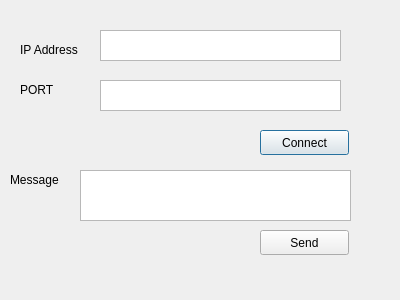
<?xml version="1.0" encoding="UTF-8"?>
<ui version="4.0">
 <class>Dialog</class>
 <widget class="QDialog" name="Dialog">
  <property name="geometry">
   <rect>
    <x>0</x>
    <y>0</y>
    <width>400</width>
    <height>300</height>
   </rect>
  </property>
  <property name="windowTitle">
   <string>Dialog</string>
  </property>
  <widget class="QLabel" name="label">
   <property name="geometry">
    <rect>
     <x>20</x>
     <y>40</y>
     <width>71</width>
     <height>20</height>
    </rect>
   </property>
   <property name="text">
    <string>IP Address</string>
   </property>
  </widget>
  <widget class="QLabel" name="label_2">
   <property name="geometry">
    <rect>
     <x>20</x>
     <y>80</y>
     <width>81</width>
     <height>20</height>
    </rect>
   </property>
   <property name="text">
    <string>PORT</string>
   </property>
  </widget>
  <widget class="QTextEdit" name="textEditIP">
   <property name="geometry">
    <rect>
     <x>100</x>
     <y>30</y>
     <width>241</width>
     <height>31</height>
    </rect>
   </property>
  </widget>
  <widget class="QTextEdit" name="textEditPort">
   <property name="geometry">
    <rect>
     <x>100</x>
     <y>80</y>
     <width>241</width>
     <height>31</height>
    </rect>
   </property>
  </widget>
  <widget class="QPushButton" name="Connect">
   <property name="geometry">
    <rect>
     <x>260</x>
     <y>130</y>
     <width>89</width>
     <height>25</height>
    </rect>
   </property>
   <property name="text">
    <string>Connect</string>
   </property>
  </widget>
  <widget class="QLabel" name="label_3">
   <property name="geometry">
    <rect>
     <x>10</x>
     <y>170</y>
     <width>81</width>
     <height>20</height>
    </rect>
   </property>
   <property name="text">
    <string>Message</string>
   </property>
  </widget>
  <widget class="QTextEdit" name="textEdit_3">
   <property name="geometry">
    <rect>
     <x>80</x>
     <y>170</y>
     <width>271</width>
     <height>51</height>
    </rect>
   </property>
  </widget>
  <widget class="QPushButton" name="Send">
   <property name="geometry">
    <rect>
     <x>260</x>
     <y>230</y>
     <width>89</width>
     <height>25</height>
    </rect>
   </property>
   <property name="text">
    <string>Send</string>
   </property>
  </widget>
 </widget>
 <layoutdefault spacing="6" margin="11"/>
 <resources/>
 <connections/>
</ui>
